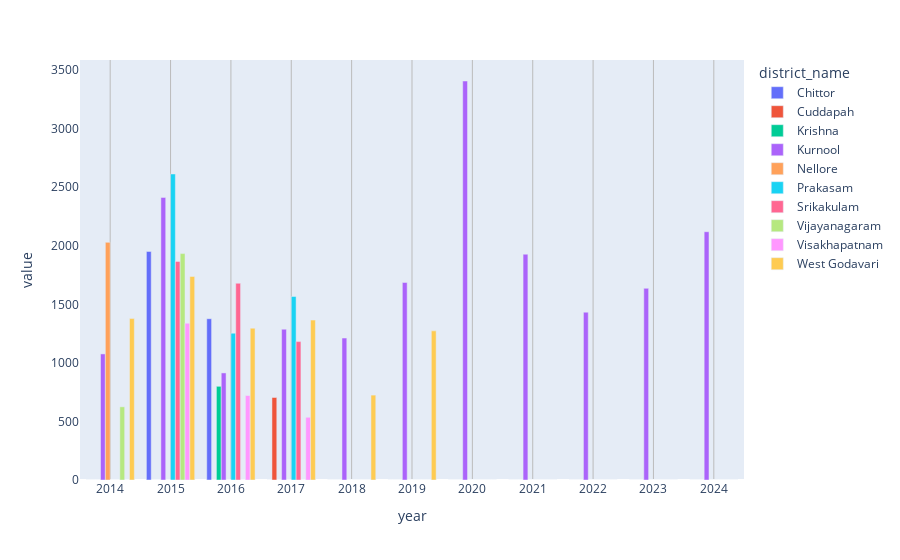

Here is the notebook cell this chart was saved with:
### Code cell
# Pivot the DataFrame to create separate columns for each district
pivoted_df = andhra_yearly_district.pivot_table(
    index="year", columns="district_name", values="modal_rs_quintal", fill_value=0
)

# Create the grouped bar chart
fig = px.bar(
    data_frame=pivoted_df,
    barmode="group",
    
    
)
fig.update_layout(
    xaxis_showgrid=True,  # Add grid lines on the x-axis
    yaxis_showgrid=False
)

# Optionally, customize grid line appearance
fig.update_layout(
    xaxis_gridcolor="#bbbbbb",  # Set grid line color for x-axis
)
fig.show()

### Figure 1 — Plotly figure (JSON) as saved in the notebook; plotly's stock layout.template omitted (floating-point values rounded to 4 significant figures)
{"data": [{"alignmentgroup": "True", "hovertemplate": "district_name=Chittor<br>year=%{x}<br>value=%{y}<extra></extra>", "legendgroup": "Chittor", "marker": {"color": "#636efa", "pattern": {"shape": ""}}, "name": "Chittor", "offsetgroup": "Chittor", "orientation": "v", "showlegend": true, "textposition": "auto", "type": "bar", "x": ["2014", "2015", "2016", "2017", "2018", "2019", "2020", "2021", "2022", "2023", "2024"], "xaxis": "x", "y": [0, 1952.0, 1377.0, 0, 0, 0, 0, 0, 0, 0, 0], "yaxis": "y"}, {"alignmentgroup": "True", "hovertemplate": "district_name=Cuddapah<br>year=%{x}<br>value=%{y}<extra></extra>", "legendgroup": "Cuddapah", "marker": {"color": "#EF553B", "pattern": {"shape": ""}}, "name": "Cuddapah", "offsetgroup": "Cuddapah", "orientation": "v", "showlegend": true, "textposition": "auto", "type": "bar", "x": ["2014", "2015", "2016", "2017", "2018", "2019", "2020", "2021", "2022", "2023", "2024"], "xaxis": "x", "y": [0, 0, 0, 704.5, 0, 0, 0, 0, 0, 0, 0], "yaxis": "y"}, {"alignmentgroup": "True", "hovertemplate": "district_name=Krishna<br>year=%{x}<br>value=%{y}<extra></extra>", "legendgroup": "Krishna", "marker": {"color": "#00cc96", "pattern": {"shape": ""}}, "name": "Krishna", "offsetgroup": "Krishna", "orientation": "v", "showlegend": true, "textposition": "auto", "type": "bar", "x": ["2014", "2015", "2016", "2017", "2018", "2019", "2020", "2021", "2022", "2023", "2024"], "xaxis": "x", "y": [0, 0, 800, 0, 0, 0, 0, 0, 0, 0, 0], "yaxis": "y"}, {"alignmentgroup": "True", "hovertemplate": "district_name=Kurnool<br>year=%{x}<br>value=%{y}<extra></extra>", "legendgroup": "Kurnool", "marker": {"color": "#ab63fa", "pattern": {"shape": ""}}, "name": "Kurnool", "offsetgroup": "Kurnool", "orientation": "v", "showlegend": true, "textposition": "auto", "type": "bar", "x": ["2014", "2015", "2016", "2017", "2018", "2019", "2020", "2021", "2022", "2023", "2024"], "xaxis": "x", "y": [1077.0, 2413.0, 914.3, 1288.0, 1212.0, 1687.0, 3407.0, 1928.0, 1433.0, 1637.0, 2120.0], "yaxis": "y"}, {"alignmentgroup": "True", "hovertemplate": "district_name=Nellore<br>year=%{x}<br>value=%{y}<extra></extra>", "legendgroup": "Nellore", "marker": {"color": "#FFA15A", "pattern": {"shape": ""}}, "name": "Nellore", "offsetgroup": "Nellore", "orientation": "v", "showlegend": true, "textposition": "auto", "type": "bar", "x": ["2014", "2015", "2016", "2017", "2018", "2019", "2020", "2021", "2022", "2023", "2024"], "xaxis": "x", "y": [2029.0, 0, 0, 0, 0, 0, 0, 0, 0, 0, 0], "yaxis": "y"}, {"alignmentgroup": "True", "hovertemplate": "district_name=Prakasam<br>year=%{x}<br>value=%{y}<extra></extra>", "legendgroup": "Prakasam", "marker": {"color": "#19d3f3", "pattern": {"shape": ""}}, "name": "Prakasam", "offsetgroup": "Prakasam", "orientation": "v", "showlegend": true, "textposition": "auto", "type": "bar", "x": ["2014", "2015", "2016", "2017", "2018", "2019", "2020", "2021", "2022", "2023", "2024"], "xaxis": "x", "y": [0, 2613.0, 1254.0, 1567.0, 0, 0, 0, 0, 0, 0, 0], "yaxis": "y"}, {"alignmentgroup": "True", "hovertemplate": "district_name=Srikakulam<br>year=%{x}<br>value=%{y}<extra></extra>", "legendgroup": "Srikakulam", "marker": {"color": "#FF6692", "pattern": {"shape": ""}}, "name": "Srikakulam", "offsetgroup": "Srikakulam", "orientation": "v", "showlegend": true, "textposition": "auto", "type": "bar", "x": ["2014", "2015", "2016", "2017", "2018", "2019", "2020", "2021", "2022", "2023", "2024"], "xaxis": "x", "y": [0, 1867.0, 1680, 1182.0, 0, 0, 0, 0, 0, 0, 0], "yaxis": "y"}, {"alignmentgroup": "True", "hovertemplate": "district_name=Vijayanagaram<br>year=%{x}<br>value=%{y}<extra></extra>", "legendgroup": "Vijayanagaram", "marker": {"color": "#B6E880", "pattern": {"shape": ""}}, "name": "Vijayanagaram", "offsetgroup": "Vijayanagaram", "orientation": "v", "showlegend": true, "textposition": "auto", "type": "bar", "x": ["2014", "2015", "2016", "2017", "2018", "2019", "2020", "2021", "2022", "2023", "2024"], "xaxis": "x", "y": [625, 1933.0, 0, 0, 0, 0, 0, 0, 0, 0, 0], "yaxis": "y"}, {"alignmentgroup": "True", "hovertemplate": "district_name=Visakhapatnam<br>year=%{x}<br>value=%{y}<extra></extra>", "legendgroup": "Visakhapatnam", "marker": {"color": "#FF97FF", "pattern": {"shape": ""}}, "name": "Visakhapatnam", "offsetgroup": "Visakhapatnam", "orientation": "v", "showlegend": true, "textposition": "auto", "type": "bar", "x": ["2014", "2015", "2016", "2017", "2018", "2019", "2020", "2021", "2022", "2023", "2024"], "xaxis": "x", "y": [0, 1339, 721.4, 535.6, 0, 0, 0, 0, 0, 0, 0], "yaxis": "y"}, {"alignmentgroup": "True", "hovertemplate": "district_name=West Godavari<br>year=%{x}<br>value=%{y}<extra></extra>", "legendgroup": "West Godavari", "marker": {"color": "#FECB52", "pattern": {"shape": ""}}, "name": "West Godavari", "offsetgroup": "West Godavari", "orientation": "v", "showlegend": true, "textposition": "auto", "type": "bar", "x": ["2014", "2015", "2016", "2017", "2018", "2019", "2020", "2021", "2022", "2023", "2024"], "xaxis": "x", "y": [1378.0, 1738.0, 1297.0, 1366.0, 725, 1274.0, 0, 0, 0, 0, 0], "yaxis": "y"}], "layout": {"barmode": "group", "legend": {"title": {"text": "district_name"}, "tracegroupgap": 0}, "margin": {"t": 60}, "xaxis": {"anchor": "y", "domain": [0, 1], "gridcolor": "#bbbbbb", "showgrid": true, "title": {"text": "year"}}, "yaxis": {"anchor": "x", "domain": [0, 1], "showgrid": false, "title": {"text": "value"}}}}
